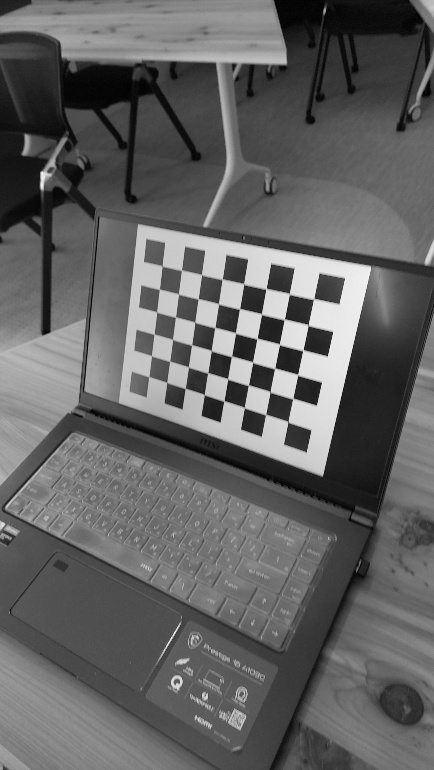
#> input picture code/calibrated_images/img11.jpg, 434 x 770 px, given in place of er7-1.jpg, which was not available
$ python object_detection.py calibrated_images/img11.jpg
#> lines starting #> are read from the running program, lines starting #| are printed output that depends on the picture; after the words box and inside, x2 and y2 are one past the last pixel; in counts of white or black regions, pixels touching at a corner belong together; pictures that were not available may be replaced by others from this repository, and a replacement may not be noted
import cv2
import numpy as np
import matplotlib.pyplot as plt
from math import cos, sin, pi, atan2

# print(sys.argv[1])
KERNEL = np.array(
    [
        [0, 1, 1, 1, 0],
        [1, 1, 1, 1, 1],
        [1, 1, 1, 1, 1],
        [1, 1, 1, 1, 1],
        [0, 1, 1, 1, 0],
    ], dtype=np.uint8
)

AREA_THRESH = 200
BIN_THRESH = 200
LINE_LENGTH = 200

for i in range(1,5):
    img_path = "../AssignmentIII/AssignmentIII/PartB/images"
    img = cv2.imread(f"{img_path}/er7-{i}.jpg")
#> img is the input picture: shape (770, 434, 3); min 0, max 250, mean 98.5
    blank = np.zeros(img.shape, dtype=np.uint8)
    gray = cv2.cvtColor(img, cv2.COLOR_BGR2GRAY)

    gauss_img = cv2.GaussianBlur(gray, (3, 3), 0, 0)

    rt, bin_img = cv2.threshold(gauss_img, BIN_THRESH, 255, cv2.THRESH_BINARY)
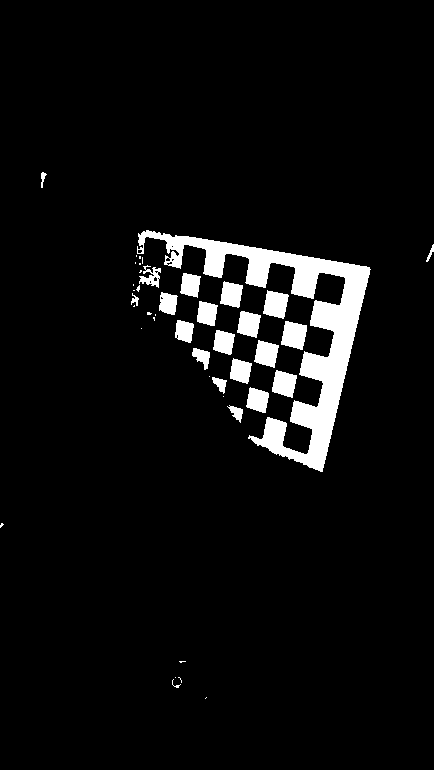
#> bin_img: shape (770, 434); 5.4% white; 43 white regions (21 under 20 px)
#> rt = 200

    # open_img = cv2.erode(bin_img, KERNEL, iterations=1)
    # dilate_img = cv2.dilate(open_img, KERNEL, iterations=1)

    # find contours
    contours, hiearchy = cv2.findContours(bin_img, cv2.RETR_TREE, cv2.CHAIN_APPROX_SIMPLE)
#> contours = 54 contours, 33 with area under 20; largest, box (x1, y1, x2, y2) and area: (137, 230, 371, 472) 10836, (281, 321, 307, 350) 512, (263, 290, 289, 319) 490, (272, 370, 297, 398) 452, (254, 340, 279, 368) 442; hiearchy = 54 rows, first 6: [1, -1, -1, -1], [2, 0, -1, -1], [3, 1, -1, -1], [4, 2, -1, -1], [5, 3, -1, -1], [6, 4, -1, -1]

    x_lab=""

    object_cnt=1
    for cnt in contours:
        area = cv2.contourArea(cnt)
        # perimeter = cv2.arcLength(cnt, True)

        if area < AREA_THRESH:
            continue
        M = cv2.moments(cnt)

        cx = int(M["m10"]/M["m00"])
        cy = int(M["m01"]/M["m00"])
        # centroid
        cv2.circle(img, (cx, cy), 5, (255,0, 0), -1)

        angle = atan2(2*M["mu11"], M["mu20"]-M["mu02"])/2
        point1 = int(cx + LINE_LENGTH*cos(angle)), int(cy + LINE_LENGTH*sin(angle))
        point2 = int(cx - LINE_LENGTH*cos(angle)), int(cy - LINE_LENGTH*sin(angle))
        cv2.line(img, point1, point2, (0, 255, 0), 3)
        cv2.line(bin_img, point1, point2, (0, 255, 0), 3)
        x_lab+=f"Centroid {object_cnt} = ({cx},{cy})\nPrinciple angle {object_cnt}= {(angle*180/pi):.6f} degree\n"
        object_cnt+=1
#> this loop made 54 passes
#> (area, cx, cy, angle, point1, point2) on passes 9, 12, 13, 15, 16, 18, 19, 24, 26, 28, 30, 34: (385.5, 257, 399, 1.12, (344, 578), (169, 219)), (452.5, 283, 383, 1.2, (356, 569), (209, 196)), (371.5, 240, 370, 1.26, (300, 560), (179, 179)), (442.5, 266, 353, 1.39, (301, 549), (230, 156)), (366, 223, 341, 1.38, (261, 537), (184, 144)), (511.5, 293, 334, 1.52, (303, 533), (282, 134)), (299, 183, 330, 1.33, (230, 524), (135, 135)), (428.5, 248, 323, 1.5, (261, 522), (234, 123)), (360.5, 206, 313, 1.45, (229, 511), (182, 114)), (292.5, 167, 303, 1.37, (207, 498), (126, 107)), (490.5, 275, 303, -1.49, (292, 103), (257, 502)), (412, 231, 294, 1.56, (233, 493), (228, 94))
#> area on passes 7, 10, 14, 27, 37, 47: 109, 109.5, 187, 28.5, 191.5, 29
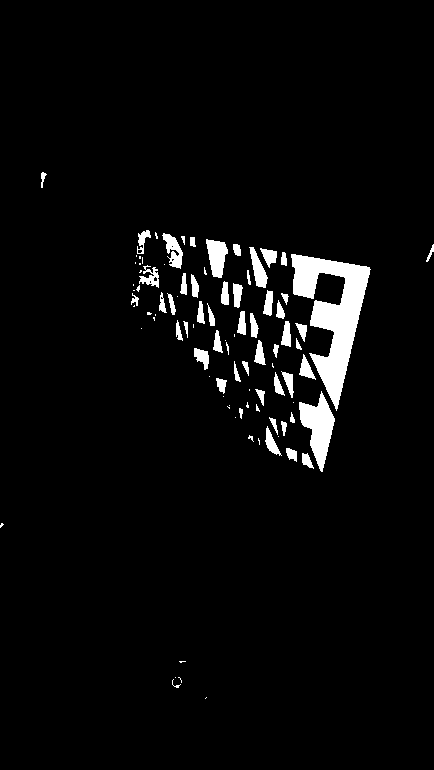
#> bin_img: shape (770, 434); 3.9% white; 93 white regions (39 under 20 px), largest, box (x1, y1, x2, y2) and area: (291, 254, 371, 411) 5168, (299, 391, 335, 472) 1440, (206, 239, 228, 278) 568
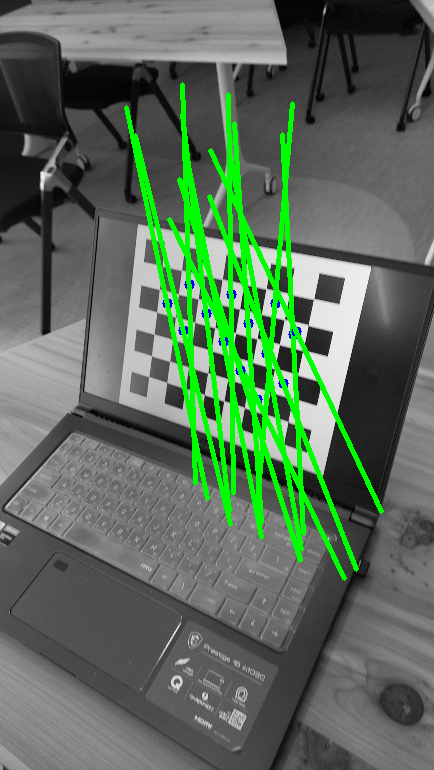
#> img: shape (770, 434, 3); 7.36% of pixels changed, all inside (x1, y1, x2, y2) = (124, 82, 384, 581)
#> after the loop, object_cnt = 15

    plt.xlabel(x_lab)
    plt.imshow(img)
    plt.savefig(f"{img_path}/result_{i}.png",dpi=200,bbox_inches="tight")
    plt.show()
    plt.clf()
#> pass 2 of the loop `for i in range(1,5):`:
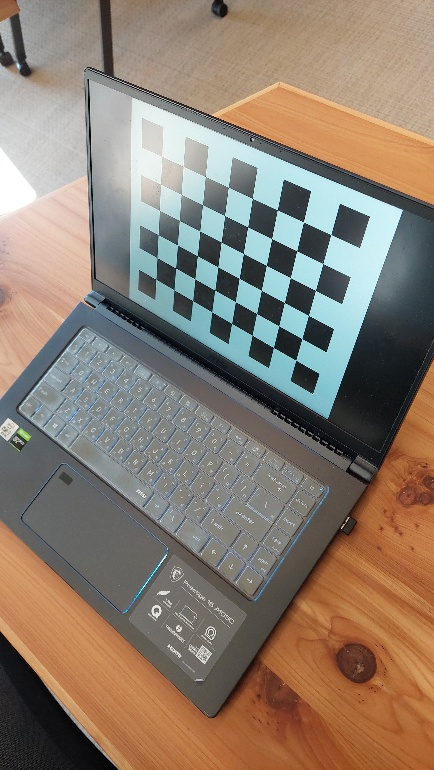
#> input picture code/calibrated_images/img12.jpg, 434 x 770 px, given in place of er7-2.jpg, which was not available
#> img is the input picture: shape (770, 434, 3); mean B, G, R 111.9, 125.7, 139.9
#> `rt, bin_img = cv2.threshold(gauss_img, BIN_THRESH, 255, cv2.THRESH_BIN..`:
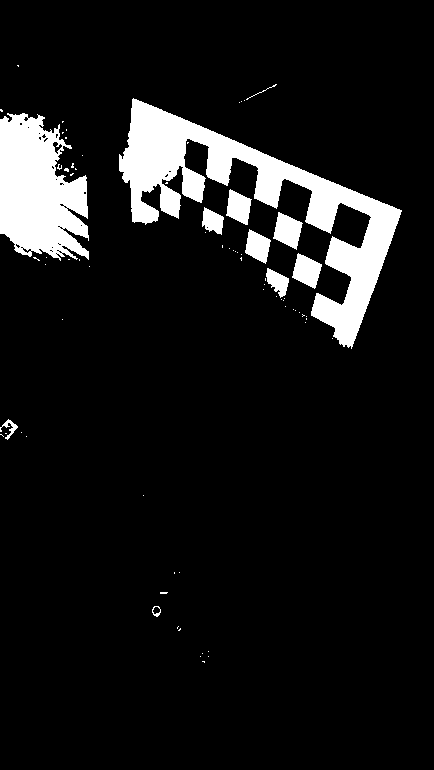
#> bin_img: shape (770, 434); 9.1% white; 74 white regions (63 under 20 px)
#> contours = 108 contours, 95 with area under 20; largest, box (x1, y1, x2, y2) and area: (119, 98, 402, 349) 16384, (0, 113, 89, 261) 9312, (273, 212, 303, 250) 648, (292, 253, 322, 289) 616, (226, 189, 252, 225) 556; hiearchy = 108 rows, first 6: [1, -1, -1, -1], [2, 0, -1, -1], [3, 1, -1, -1], [4, 2, -1, -1], [5, 3, -1, -1], [6, 4, -1, -1]
#> the loop `for cnt in contours:` made 108 passes
#> (area, cx, cy, angle, point1, point2) on passes 36, 45, 52, 53, 54, 56: (341.5, 277, 281, 0.882, (404, 435), (149, 126)), (615.5, 306, 270, 1.06, (404, 444), (207, 95)), (522.5, 257, 246, 1.15, (339, 428), (174, 63)), (647.5, 287, 230, 1.19, (361, 415), (212, 44)), (354, 212, 220, 0.868, (341, 372), (82, 67)), (556.5, 238, 206, 1.24, (303, 394), (172, 17))
#> after the loop `for cnt in contours:`:
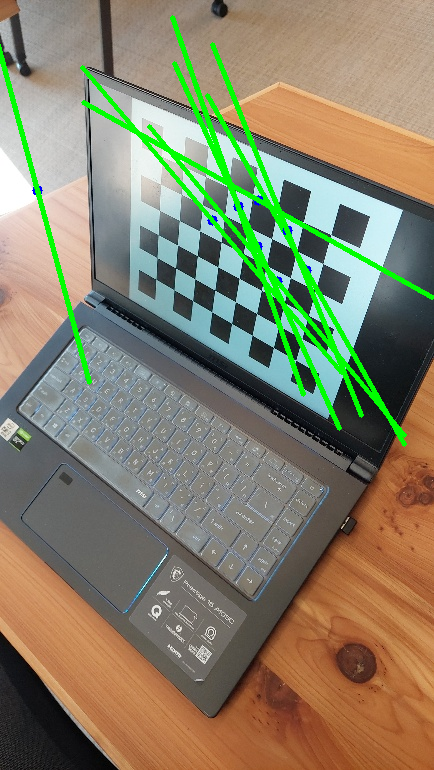
#> img: shape (770, 434, 3); 4.32% of pixels changed, all inside (x1, y1, x2, y2) = (0, 15, 434, 447)
#> after the loop `for cnt in contours:`: object_cnt = 9
#> (the run stopped early here; a loop or call above may not have finished)
